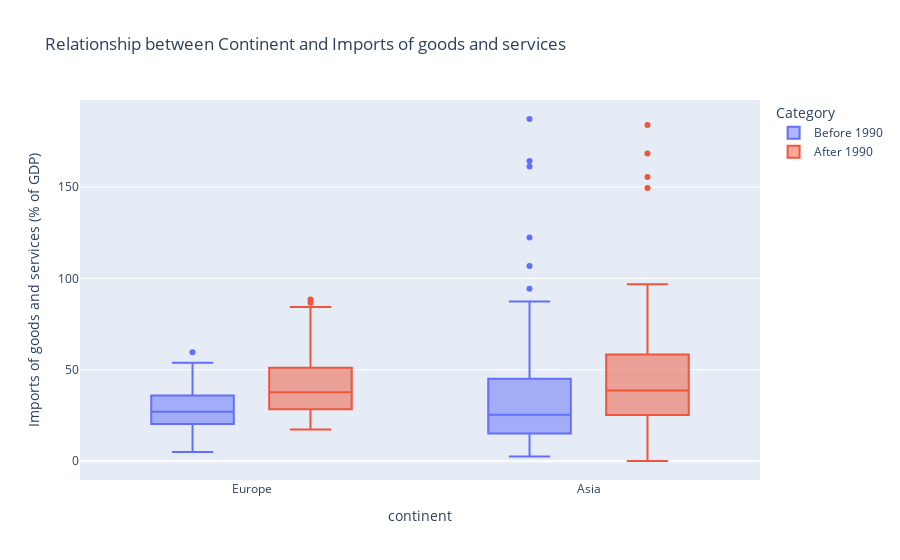

Notebook cell for this chart:
### Code cell
#here bins are intervals, we are adding a new column called Category where the main file will have rows filled with after and before 1990 

main_file['Category'] = pd.cut(main_file['Year'], bins=[1962, 1990, 2007], labels=['Before 1990', 'After 1990'])

# Filter data for Asia and Europe
filtered_data = main_file[(main_file['continent'].isin(['Asia', 'Europe']))]

# Plot box plot
fig = px.box(filtered_data, x='continent', y='Imports of goods and services (% of GDP)',
             color='Category',
             title='Relationship between Continent and Imports of goods and services')
fig.show()

"""
Conclusion: There was a significant growth in the imports of goods and services after 1990 in Europe, 
Asian countries experienced a minor upturn during the same period. 
In both periods, Asia was leading Europe in terms of the imports of goods and services.
"""

### Figure 1 — Plotly figure (JSON) as saved in the notebook; plotly's stock layout.template omitted (floating-point values rounded to 4 significant figures; data arrays with more than 128 entries replaced by an {"elided": "..."} marker saying what was removed)
{"data": [{"alignmentgroup": "True", "hovertemplate": "Category=Before 1990<br>continent=%{x}<br>Imports of goods and services (% of GDP)=%{y}<extra></extra>", "legendgroup": "Before 1990", "marker": {"color": "#636efa"}, "name": "Before 1990", "notched": false, "offsetgroup": "Before 1990", "orientation": "v", "showlegend": true, "type": "box", "x": {"elided": "197 str values"}, "x0": " ", "xaxis": "x", "y": {"elided": "197 float values"}, "y0": " ", "yaxis": "y"}, {"alignmentgroup": "True", "hovertemplate": "Category=After 1990<br>continent=%{x}<br>Imports of goods and services (% of GDP)=%{y}<extra></extra>", "legendgroup": "After 1990", "marker": {"color": "#EF553B"}, "name": "After 1990", "notched": false, "offsetgroup": "After 1990", "orientation": "v", "showlegend": true, "type": "box", "x": {"elided": "208 str values"}, "x0": " ", "xaxis": "x", "y": {"elided": "208 float values"}, "y0": " ", "yaxis": "y"}], "layout": {"autosize": true, "boxmode": "group", "legend": {"title": {"text": "Category"}, "tracegroupgap": 0}, "title": {"text": "Relationship between Continent and Imports of goods and services"}, "xaxis": {"anchor": "y", "autorange": true, "domain": [0, 1], "range": [-0.5077, 1.508], "title": {"text": "continent"}, "type": "category"}, "yaxis": {"anchor": "x", "autorange": true, "domain": [0, 1], "range": [-10.32, 197.6], "title": {"text": "Imports of goods and services (% of GDP)"}, "type": "linear"}}}
